Frame 1 (no input): blank canvas, image omitted
Frame 60 (no input): blank canvas, image omitted
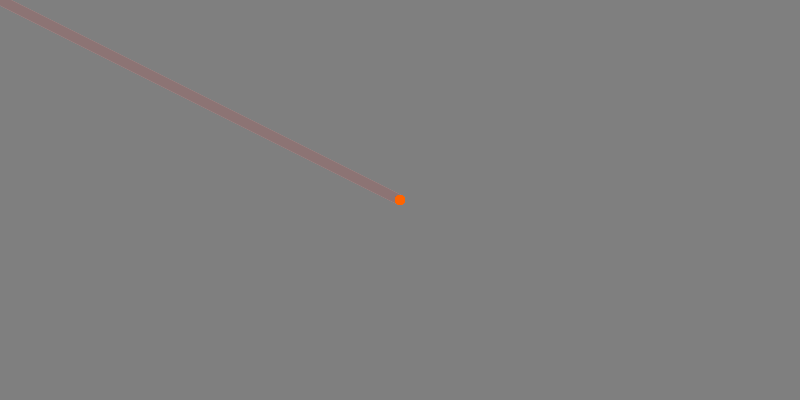
Frame 120 (the mouse pressed at the canvas centre since frame 60)

The p5.js sketch whose frames 1 and 60 were blank and that drew this single picture after the mouse press (run headless with seeded random() and noise() and a simulated clock; from frame 60 on, the mouse is pressed at the canvas centre):

// p5.js sketch
// ── sketch.js
function setup() 
{
  createCanvas(800, 400);
  //background(127);
}

function draw() 
{
  background(120,120,120,10)
  stroke(255,mouseX/4,0);
  strokeWeight(10)
  line(mouseX,mouseY,pmouseX,pmouseY);
 
}
